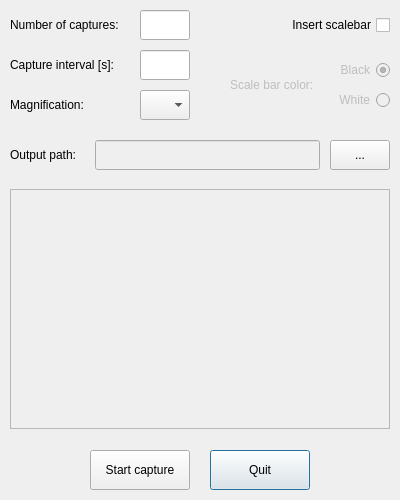
<?xml version="1.0" encoding="UTF-8"?>
<ui version="4.0">
 <class>Dialog</class>
 <widget class="QDialog" name="Dialog">
  <property name="geometry">
   <rect>
    <x>0</x>
    <y>0</y>
    <width>400</width>
    <height>500</height>
   </rect>
  </property>
  <property name="acceptDrops">
   <bool>false</bool>
  </property>
  <property name="windowTitle">
   <string>Dialog</string>
  </property>
  <widget class="QPushButton" name="quit">
   <property name="geometry">
    <rect>
     <x>210</x>
     <y>450</y>
     <width>100</width>
     <height>40</height>
    </rect>
   </property>
   <property name="text">
    <string>Quit</string>
   </property>
  </widget>
  <widget class="QLabel" name="path_label">
   <property name="geometry">
    <rect>
     <x>10</x>
     <y>145</y>
     <width>75</width>
     <height>20</height>
    </rect>
   </property>
   <property name="text">
    <string>Output path:</string>
   </property>
   <property name="alignment">
    <set>Qt::AlignLeading|Qt::AlignLeft|Qt::AlignVCenter</set>
   </property>
  </widget>
  <widget class="QLineEdit" name="path">
   <property name="enabled">
    <bool>false</bool>
   </property>
   <property name="geometry">
    <rect>
     <x>95</x>
     <y>140</y>
     <width>225</width>
     <height>30</height>
    </rect>
   </property>
   <property name="acceptDrops">
    <bool>false</bool>
   </property>
   <property name="text">
    <string/>
   </property>
  </widget>
  <widget class="QLineEdit" name="interval">
   <property name="geometry">
    <rect>
     <x>140</x>
     <y>50</y>
     <width>50</width>
     <height>30</height>
    </rect>
   </property>
  </widget>
  <widget class="QPushButton" name="start">
   <property name="enabled">
    <bool>true</bool>
   </property>
   <property name="geometry">
    <rect>
     <x>90</x>
     <y>450</y>
     <width>100</width>
     <height>40</height>
    </rect>
   </property>
   <property name="text">
    <string>Start capture</string>
   </property>
  </widget>
  <widget class="QLabel" name="interval_label">
   <property name="geometry">
    <rect>
     <x>10</x>
     <y>55</y>
     <width>130</width>
     <height>20</height>
    </rect>
   </property>
   <property name="text">
    <string>Capture interval [s]:</string>
   </property>
  </widget>
  <widget class="QLabel" name="repeats_label">
   <property name="geometry">
    <rect>
     <x>10</x>
     <y>15</y>
     <width>130</width>
     <height>20</height>
    </rect>
   </property>
   <property name="text">
    <string>Number of captures:</string>
   </property>
  </widget>
  <widget class="QLineEdit" name="repeats">
   <property name="geometry">
    <rect>
     <x>140</x>
     <y>10</y>
     <width>50</width>
     <height>30</height>
    </rect>
   </property>
   <property name="text">
    <string/>
   </property>
  </widget>
  <widget class="QPushButton" name="browse">
   <property name="geometry">
    <rect>
     <x>330</x>
     <y>140</y>
     <width>60</width>
     <height>30</height>
    </rect>
   </property>
   <property name="text">
    <string>...</string>
   </property>
  </widget>
  <widget class="QTextEdit" name="textOut">
   <property name="enabled">
    <bool>false</bool>
   </property>
   <property name="geometry">
    <rect>
     <x>10</x>
     <y>189</y>
     <width>380</width>
     <height>240</height>
    </rect>
   </property>
  </widget>
  <widget class="QComboBox" name="mag">
   <property name="enabled">
    <bool>true</bool>
   </property>
   <property name="geometry">
    <rect>
     <x>140</x>
     <y>90</y>
     <width>50</width>
     <height>30</height>
    </rect>
   </property>
   <property name="font">
    <font>
     <kerning>true</kerning>
    </font>
   </property>
   <property name="editable">
    <bool>false</bool>
   </property>
   <property name="currentText">
    <string/>
   </property>
   <property name="currentIndex">
    <number>-1</number>
   </property>
   <property name="sizeAdjustPolicy">
    <enum>QComboBox::AdjustToMinimumContentsLength</enum>
   </property>
   <property name="placeholderText">
    <string/>
   </property>
   <property name="frame">
    <bool>true</bool>
   </property>
  </widget>
  <widget class="QCheckBox" name="scalebar">
   <property name="geometry">
    <rect>
     <x>210</x>
     <y>15</y>
     <width>180</width>
     <height>20</height>
    </rect>
   </property>
   <property name="acceptDrops">
    <bool>false</bool>
   </property>
   <property name="layoutDirection">
    <enum>Qt::RightToLeft</enum>
   </property>
   <property name="autoFillBackground">
    <bool>false</bool>
   </property>
   <property name="text">
    <string>Insert scalebar</string>
   </property>
   <property name="checked">
    <bool>false</bool>
   </property>
   <property name="tristate">
    <bool>false</bool>
   </property>
  </widget>
  <widget class="QLabel" name="mag_label">
   <property name="enabled">
    <bool>true</bool>
   </property>
   <property name="geometry">
    <rect>
     <x>10</x>
     <y>95</y>
     <width>100</width>
     <height>20</height>
    </rect>
   </property>
   <property name="text">
    <string>Magnification:</string>
   </property>
  </widget>
  <widget class="QRadioButton" name="col_black">
   <property name="enabled">
    <bool>false</bool>
   </property>
   <property name="geometry">
    <rect>
     <x>320</x>
     <y>60</y>
     <width>70</width>
     <height>20</height>
    </rect>
   </property>
   <property name="layoutDirection">
    <enum>Qt::RightToLeft</enum>
   </property>
   <property name="text">
    <string>Black</string>
   </property>
   <property name="checked">
    <bool>true</bool>
   </property>
  </widget>
  <widget class="QRadioButton" name="col_white">
   <property name="enabled">
    <bool>false</bool>
   </property>
   <property name="geometry">
    <rect>
     <x>320</x>
     <y>90</y>
     <width>70</width>
     <height>20</height>
    </rect>
   </property>
   <property name="layoutDirection">
    <enum>Qt::RightToLeft</enum>
   </property>
   <property name="text">
    <string>White</string>
   </property>
  </widget>
  <widget class="QLabel" name="col_label">
   <property name="enabled">
    <bool>false</bool>
   </property>
   <property name="geometry">
    <rect>
     <x>230</x>
     <y>75</y>
     <width>100</width>
     <height>20</height>
    </rect>
   </property>
   <property name="text">
    <string>Scale bar color:</string>
   </property>
  </widget>
 </widget>
 <resources/>
 <connections/>
</ui>
